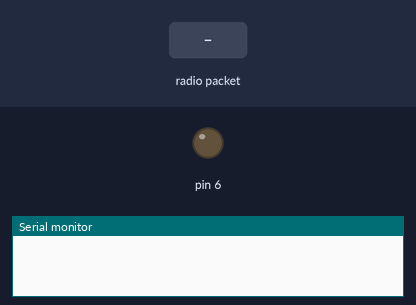
The sketch below on a simulated Arduino Uno, built with avr-gcc and run on an emulated ATmega328P. Shown: output pins drawn as LEDs (lit = HIGH), the last lines printed to the serial monitor. Inputs (shaded band) come from the test bench. No radio packets arrive unless stated.

Above: at 1.2 s.
1.3 s: radio packet "1" arrives
At 2.5 s:
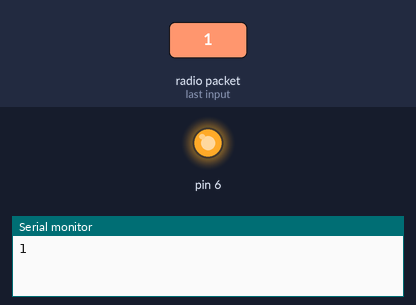
2.8 s: radio packet "0" arrives
At 3.9 s:
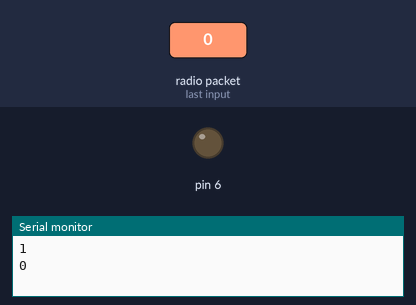
Timing chart, 0 to 5.8 s (numbered marks = the images above; inputs shaded):
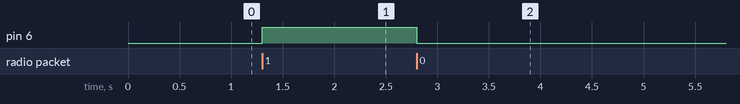

The sketch:

Receiver_Side_Code2.ino
```cpp
#include <VirtualWire.h>

#define RECEIVE_PIN 11  // Replace this with the pin connected to the RF receiver data pin
#define BUFFER_SIZE 32  // Adjust this to the maximum expected message length

char receivedMsg[BUFFER_SIZE];  // Buffer to hold the received message
uint8_t msgLength = BUFFER_SIZE;

void setup() {
  Serial.begin(9600);        // Initialize Serial for debugging (optional)
  vw_set_rx_pin(RECEIVE_PIN); // Set the pin used for receiving data
  vw_setup(2000);             // Bits per second (baud rate)
  vw_rx_start();              // Start the receiver
  pinMode(6,OUTPUT);
}

void loop() {
  if (vw_get_message((uint8_t*)receivedMsg, &msgLength)) {
    receivedMsg[msgLength] = '\0'; // Null-terminate the received message
    Serial.println(receivedMsg);   // Print the received message
    // Process the receivedMsg as needed
    int result = strcmp(receivedMsg, "1");
    if (!result){
        digitalWrite(6,HIGH);
        }else{
          digitalWrite(6,LOW);
          }
  }

  // Your other loop code
}
```

Measured:
- after the input at 1.3 s, pin 6: LOW → HIGH at once
- after the input at 2.8 s, pin 6: HIGH → LOW at once
